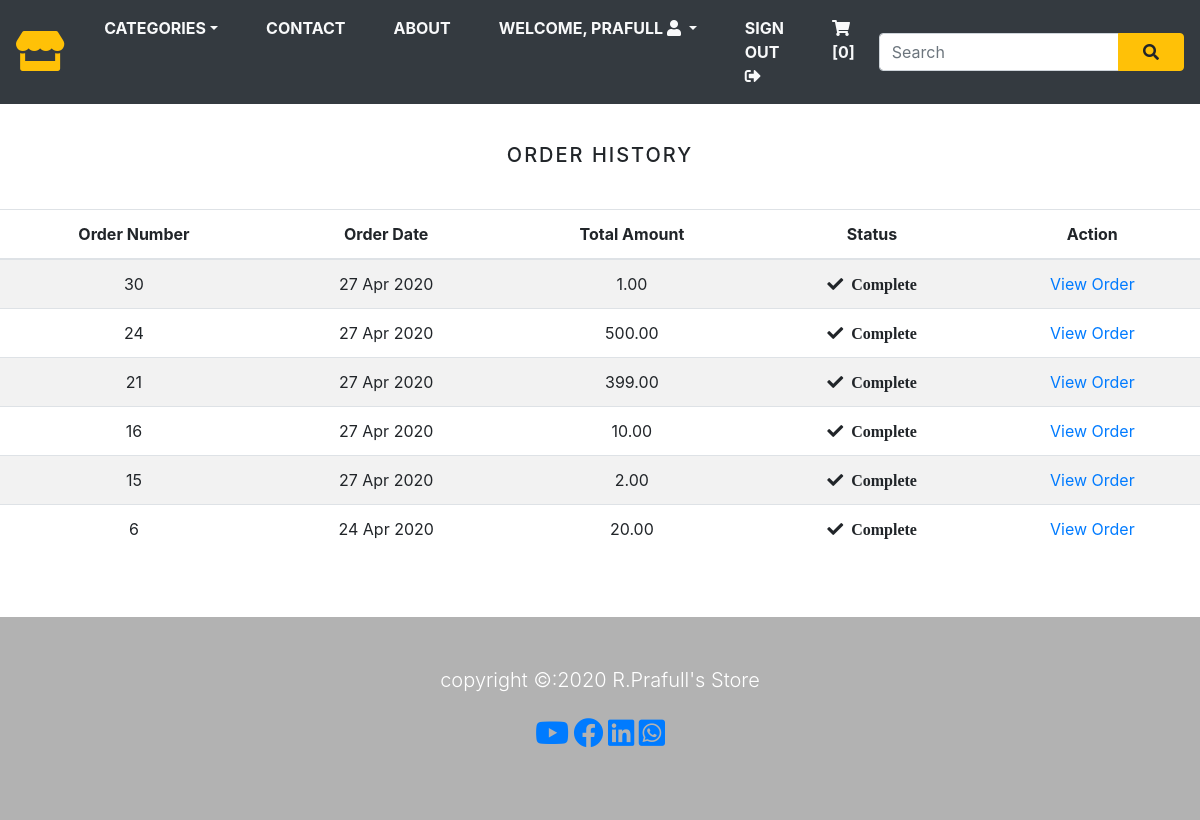
Screenshot of /order_history/ (signed in) with the database file from the repository.
### store/models.py (models this page shows, shortened)
class Order(models.Model):
    token = models.CharField(max_length=250, blank=True)
    total = models.DecimalField(max_digits=10, decimal_places=2,verbose_name='USD Order Total')
    emailAddress = models.EmailField(max_length=100,blank=True,verbose_name='email Address')
    created = models.DateTimeField(auto_now_add=True)
    billingName = models.CharField(max_length=250, blank=True)
    billingAddress1 = models.CharField(max_length=250, blank=True)
    billingCity = models.CharField(max_length=250, blank=True)
    billingPost = models.CharField(max_length=250, blank=True)
    billingCountry = models.CharField(max_length=250, blank=True)
    shippingName = models.CharField(max_length=250, blank=True)
    shippingAddress1 = models.CharField(max_length=250, blank=True)
    shippingCity = models.CharField(max_length=250, blank=True)
    shippingPost = models.CharField(max_length=250, blank=True)
    shippingCountry = models.CharField(max_length=250, blank=True)
    class Meta:
        db_table ='Order'
        ordering =['-created']

### store/views.py (the view)
# urls.py: path('order_history/',views.orderHistory,name='order_history'),
@login_required(redirect_field_name='next', login_url='signin')
def orderHistory(request):
    if request.user.is_authenticated:
        email = str(request.user.email)
        order_details= Order.objects.filter(emailAddress = email)
    return render(request,'order_list.html',{'order_details':order_details})

### store/context_processors.py (called while the page is built)
def counter(request):
    item_count = 0
    if 'admin' in request.path:
        return {}
    else:
        try:
            cart =Cart.objects.filter(cart_id = _cart_id(request))
            cart_items = CartItem.objects.all().filter(cart=cart[:1])
            for cart_item in cart_items:
                item_count += cart_item.quantity
        except Cart.DoesNotExist:
            item_count = 0
    return dict(item_count=item_count)

def menu_link(request):
    links = Category.objects.all()
    return dict(links=links)

### store/models.py (called while the page is built)
    def get_url(self):
        return reverse('products_by_category',args=[self.slug])

### store/views.py (called while the page is built)
def _cart_id(request):
    cart =request.session.session_key
    if not cart:
        cart = request.session.create()
    return cart

### store/templates/order_list.html (shortened to what this page needs)
{% extends 'base.html' %}
{% load static %}
{% block content %}
<div class="text-center">
  <br>
  <h1 class="text-center product_title">
Order History
  </h1>
  <br>
  {% if order_details %}
  <table class="table table-striped">
    <thead>
      <tr>
        <th>Order Number</th>
        <th>Order Date </th>
        <th>Total Amount </th>
        <th>Status </th>
        <th>Action </th>
      </tr>
    </thead>
    <tbody>
      {% for order in order_details %}
      <tr>
        <td>{{ order.id }}</td>
        <td>{{ order.created| date:"d M Y" }}</td>
        <td>{{ order.total }}</td>
        <td><i class="fas fa-check">&nbsp; Complete </i></td>
        <td><a href="{% url 'order_detail' order.id  %}">View Order </a></td>
      </tr>
      {% endfor %}
    </tbody>
  </table>
  {% else %}
  <p>You have not placed any order yet.
  <br><br>
   <a href="{% url 'home' %}" class="btn btn-secondary">Continue Shopping </a>
</p>
  {% endif %}
</div>
<br><br>
{% endblock %}

### store/templates/navbar.html (shortened to what this page needs)
<nav class="navbar navbar-expand-md  navbar-light bg-dark navbar-static-top ">
  <a href="/" class="navbar-brand"><i class="fas fa-store text-warning fa-2x"></i></a>
  <div class="collapse navbar-collapse justify-content-between" id="nav">
<ul class="navbar-nav">
    <li class="nav-item dropdown"><a class="nav-link text-light text-uppercase font-weight-bold px-4 dropdown-toggle " href=""
      data-toggle="dropdown">categories</a>
    </li>
    <li class="nav-item"><a href="https://www.facebook.com"class ="nav-link text-light text-uppercase font-weight-bold px-4"href="">Contact</a></li>
    <li class="nav-item"><a class="nav-link text-light text-uppercase font-weight-bold px-4" href="">About</a></li>
     {% if request.user.is_authenticated and request.user.first_name %}
     <li class="nav-item dropdown">
       <span class="nav-link text-light text-uppercase font-weight-bold px-4 dropdown-toggle"   data-toggle="dropdown" >
         Welcome, {{request.user.first_name }} <i class="fas fa-user circle"></i>
       </span>
       </li>
       <li class="nav-item">
         <a class="nav-link text-light text-uppercase font-weight-bold px-4" href="{% url 'signout' %}" >
           Sign Out <i class="fas fa-sign-out-alt "></i>
         </a></li>
       {% endif %}
    <li class="nav-item">
  <a class="nav-link text-light text-uppercase font-weight-bold px-4" href="{% url 'cart_detail' %}">
    <i class="fas fa-shopping-cart "></i> [{{item_count}}]
    </a>
  </li>
  </ul>
  <form class="form-inline" action="/search/", method="GET">
<div class="input-group">
  <input type="text" name="name" class="form-control" placeholder="Search">
  <div class="input-group-append">
    <button type="submit" name="button" class="btn btn-warning px-4"><i class="fas fa-search"></i></button>
  </div>
  </div>
  </form>
    </div>
</nav>

### store/static/css/base.css (style rules this page uses)
body { background:#f3f3f3; }
.product_title { font-size: 20px; text-transform:uppercase; letter-spacing:.1em; padding-top: 15px; padding-bottom: 10px; }

### rows the page displays
Order: id "30", created "27 Apr 2020", total "1.00"
Order: id "24", created "27 Apr 2020", total "500.00"
Order: id "21", created "27 Apr 2020", total "399.00"
Order: id "16", created "27 Apr 2020", total "10.00"
Order: id "15", created "27 Apr 2020", total "2.00"
Order: id "6", created "24 Apr 2020", total "20.00"

### other values shown
{{ request.user.first_name }} "PRAFULL"
{{ item_count }} "0"
